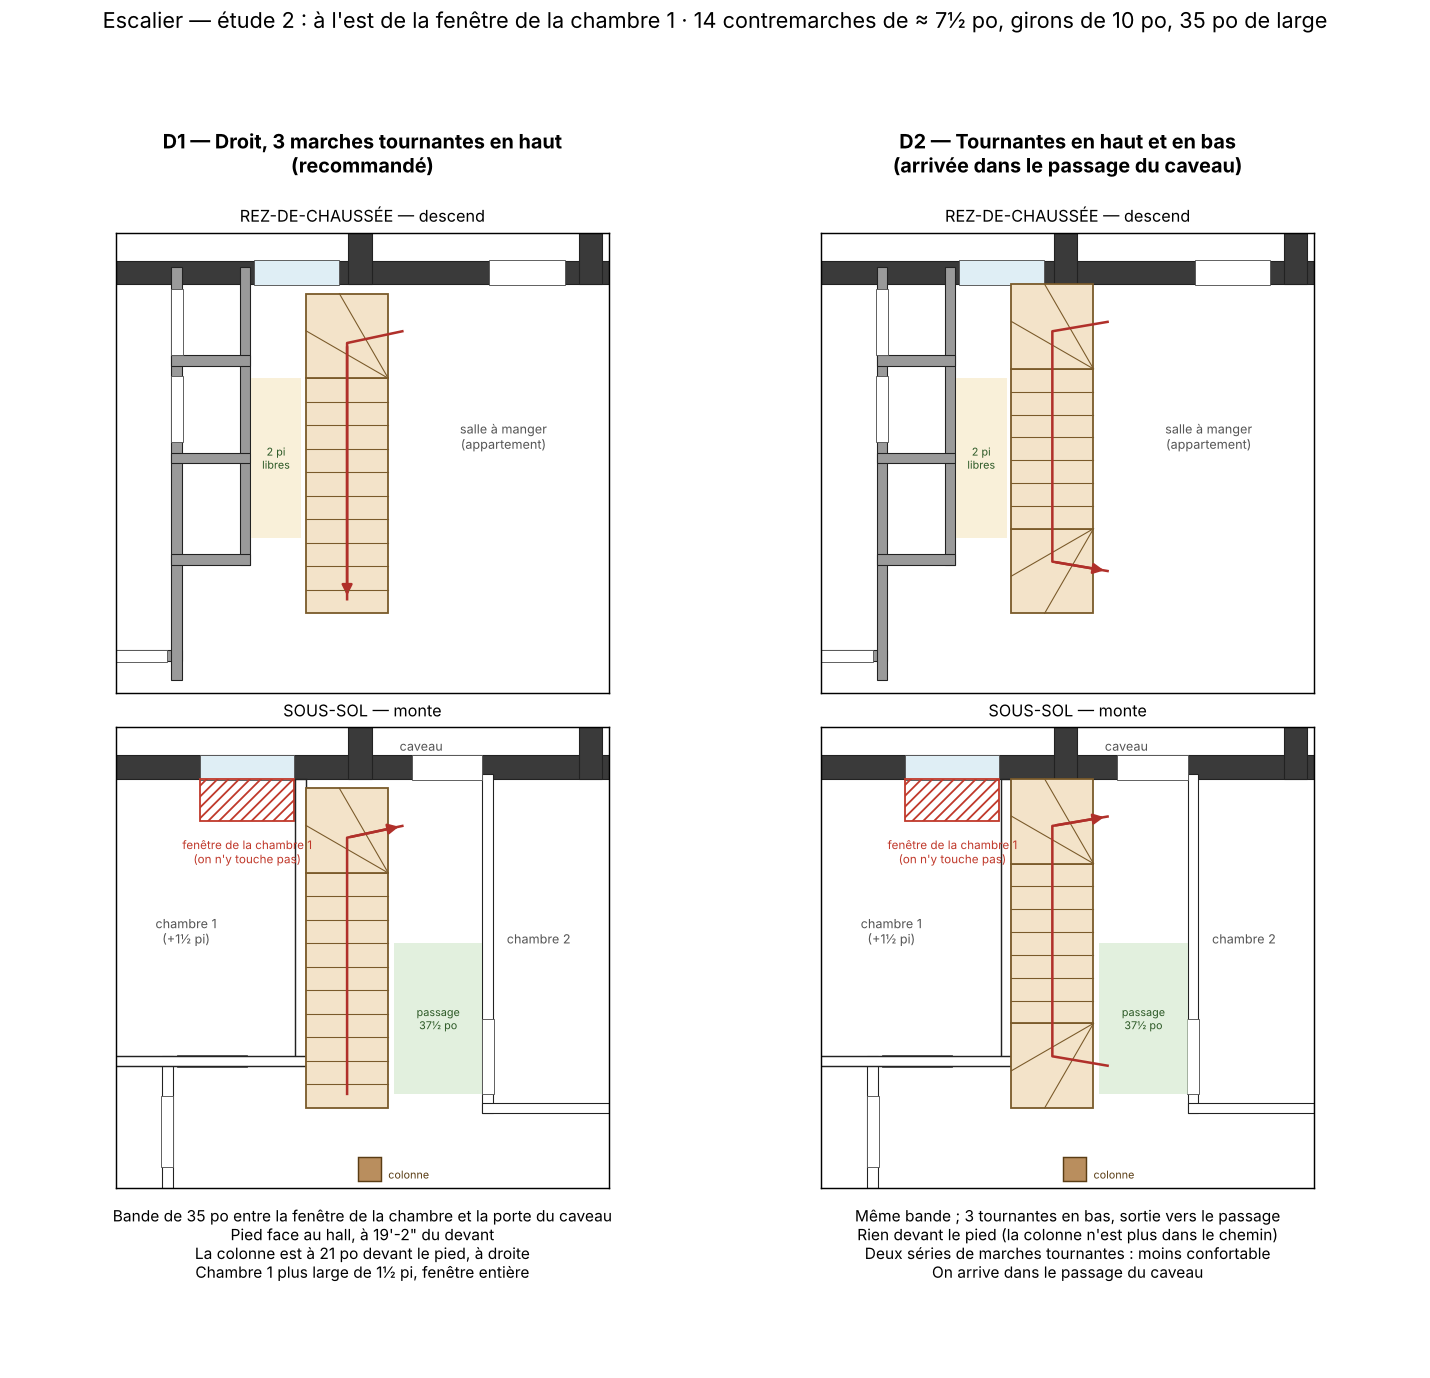

Here is the Python script that generated this plot:
import json, math
import matplotlib
matplotlib.use("Agg")
import matplotlib.pyplot as plt
from matplotlib.patches import Polygon as Poly, FancyArrowPatch, Rectangle
from shapely.geometry import LineString, box
M = json.load(open("../SS-07_vestiaire_coin_frigo/donnees/maison.json"))
NIV = {n["id"]: n for n in M["niveaux"]}
Z = (120, 196, 330, 392)

def murs(ax, niv, sauf=()):
    for m in niv["murs"]:
        if m["id"] in sauf or m.get("materiau") == "lattes":
            continue
        t = (m.get("epaisseur") or {}).get("valeur") or 4.5
        g = LineString([(m["x1"], m["y1"]), (m["x2"], m["y2"])]).buffer(t / 2, cap_style=3).intersection(box(*Z))
        if g.is_empty:
            continue
        for p in (g.geoms if hasattr(g, "geoms") else [g]):
            if p.geom_type != "Polygon":
                continue
            c = "#3a3a3a" if m["type"] in ("ext", "fondation") else ("#9a9a9a" if m.get("etat") != "nouveau" else "#ffffff")
            ax.add_patch(Poly(list(p.exterior.coords), closed=True, fc=c, ec="#222", lw=0.6))
    for o in niv["ouvertures"]:
        m = next(mm for mm in niv["murs"] if mm["id"] == o["mur_id"])
        L = math.hypot(m["x2"] - m["x1"], m["y2"] - m["y1"]); ux, uy = (m["x2"] - m["x1"]) / L, (m["y2"] - m["y1"]) / L
        c, w = o["position"]["valeur"], o["largeur"]["valeur"]
        a = (m["x1"] + ux * (c - w / 2), m["y1"] + uy * (c - w / 2)); b = (m["x1"] + ux * (c + w / 2), m["y1"] + uy * (c + w / 2))
        if not (Z[0] < (a[0] + b[0]) / 2 < Z[2] and Z[1] < (a[1] + b[1]) / 2 < Z[3]):
            continue
        t = (m.get("epaisseur") or {}).get("valeur") or 4.5
        g = LineString([a, b]).buffer(t / 2 + 0.3, cap_style=2)
        ax.add_patch(Poly(list(g.exterior.coords), closed=True, fc="#dfeef5" if o["type"] == "fenetre" else "white", ec="#555", lw=0.5))

def volee(ax, x0, y0, x1, y1, n, sens, coul="#f3e3c9"):
    ax.add_patch(Rectangle((x0, y0), x1 - x0, y1 - y0, fc=coul, ec="#7a5a2a", lw=1))
    for i in range(1, n):
        if sens in "+y-y":
            y = y0 + (y1 - y0) * i / n; ax.plot([x0, x1], [y, y], color="#7a5a2a", lw=0.6)
        else:
            x = x0 + (x1 - x0) * i / n; ax.plot([x, x], [y0, y1], color="#7a5a2a", lw=0.6)

def fleche(ax, pts, txt=None):
    xs, ys = zip(*pts)
    ax.plot(xs[:-1] + (xs[-1],), ys, color="#b0302a", lw=1.4)
    ax.add_patch(FancyArrowPatch(pts[-2], pts[-1], arrowstyle="-|>", mutation_scale=12, color="#b0302a", lw=1.4))

def palier(ax, x0, y0, x1, y1, txt="palier"):
    ax.add_patch(Rectangle((x0, y0), x1 - x0, y1 - y0, fc="#e6d2ad", ec="#7a5a2a", lw=1))
    ax.text((x0 + x1) / 2, (y0 + y1) / 2, txt, ha="center", va="center", fontsize=6.5, color="#5a3d14")

def tournantes(ax, x0, y0, x1, y1, px, py, nb=3):
    ax.add_patch(Rectangle((x0, y0), x1 - x0, y1 - y0, fc="#f3e3c9", ec="#7a5a2a", lw=1))
    xf, yf = (x0 if abs(px - x1) < .1 else x1), (y0 if abs(py - y1) < .1 else y1)
    hx, vy = math.copysign(1, xf - px), math.copysign(1, yf - py)
    for j in range(1, nb):
        f = math.radians(90 * j / nb); dx, dy = math.cos(f) * hx, math.sin(f) * vy
        t = min(abs((xf - px) / dx), abs((yf - py) / dy)); ax.plot([px, px + dx * t], [py, py + dy * t], color="#7a5a2a", lw=0.6)

def zone(ax, x0, y0, x1, y1, txt, c="#cfe6c9"):
    ax.add_patch(Rectangle((x0, y0), x1 - x0, y1 - y0, fc=c, ec="none", alpha=.6))
    ax.text((x0 + x1) / 2, (y0 + y1) / 2, txt, ha="center", va="center", fontsize=6, color="#2d5a27")

from matplotlib.patches import Rectangle as R_
OPTS = {"D1": "D1 — Droit, 3 marches tournantes en haut\n(recommandé)", "D2": "D2 — Tournantes en haut et en bas\n(arrivée dans le passage du caveau)"}
fig, axs = plt.subplots(2, 2, figsize=(11, 10.6))
for col, k in enumerate(("D1", "D2")):
    for row, nid in enumerate(("RDC", "SS")):
        ax = axs[row][col]; niv = NIV[nid]
        ax.set_xlim(Z[0], Z[2]); ax.set_ylim(Z[1], Z[3]); ax.set_aspect("equal"); ax.set_xticks([]); ax.set_yticks([])
        murs(ax, niv, ("mur-SS-P16", "mur-SS-P17", "mur-RDC-P01", "mur-SS-P05"))
        haut = nid == "RDC"
        if not haut:
            ax.add_patch(R_((156, 352), 40, 18, fc="none", ec="#c0392b", hatch="////", lw=1))
            ax.text(176, 345, "fenêtre de la chambre 1\n(on n'y touche pas)", ha="center", va="top", fontsize=6.5, color="#c0392b")
            ax.add_patch(R_((196.5, 250), 4.5, 120, fc="white", ec="#222", lw=.8))       # nouveau mur de la chambre 1
            ax.add_patch(R_((10, 247.75), 191, 4.5, fc="white", ec="#222", lw=.8))
            ax.text(150, 300, "chambre 1\n(+1½ pi)", fontsize=7, color="#555", ha="center")
            ax.text(300, 300, "chambre 2", fontsize=7, color="#555", ha="center"); ax.text(250, 382, "caveau", ha="center", fontsize=7, color="#555")
            ax.add_patch(R_((223, 199), 10, 10, fc="#b98e5e", ec="#5a3d14", lw=.8)); ax.text(236, 200, "colonne", fontsize=6, color="#5a3d14")
            zone(ax, 238.5, 236, 276, 300, "passage\n37½ po")
        else:
            ax.text(285, 300, "salle à manger\n(appartement)", fontsize=7, color="#555", ha="center")
            zone(ax, 177.5, 262, 199, 330, "2 pi\nlibres", c="#f6e7c1")
        if k == "D1":
            volee(ax, 201, 230, 236, 330, 10, "+y"); tournantes(ax, 201, 330, 236, 366, 236, 330)
            pts = [(218.5, 236), (218.5, 345), (242, 350)]
        else:
            tournantes(ax, 201, 230, 236, 266, 236, 266); volee(ax, 201, 266, 236, 334, 7, "+y"); tournantes(ax, 201, 334, 236, 370, 236, 334)
            pts = [(242, 248), (218.5, 252), (218.5, 350), (242, 354)]
        fleche(ax, pts if not haut else pts[::-1])
        ax.set_title(("REZ-DE-CHAUSSÉE — descend" if haut else "SOUS-SOL — monte"), fontsize=9)
    axs[0][col].text(0.5, 1.12, OPTS[k], transform=axs[0][col].transAxes, ha="center", va="bottom", fontsize=11, fontweight="bold")
INFOS = {"D1": "Bande de 35 po entre la fenêtre de la chambre et la porte du caveau\nPied face au hall, à 19'-2\" du devant\nLa colonne est à 21 po devant le pied, à droite\nChambre 1 plus large de 1½ pi, fenêtre entière",
         "D2": "Même bande ; 3 tournantes en bas, sortie vers le passage\nRien devant le pied (la colonne n'est plus dans le chemin)\nDeux séries de marches tournantes : moins confortable\nOn arrive dans le passage du caveau"}
for col, k in enumerate(("D1", "D2")):
    axs[1][col].text(0.5, -0.04, INFOS[k], transform=axs[1][col].transAxes, ha="center", va="top", fontsize=8.6)
fig.suptitle("Escalier — étude 2 : à l'est de la fenêtre de la chambre 1 · 14 contremarches de ≈ 7½ po, girons de 10 po, 35 po de large",
             fontsize=12, y=0.995)
fig.tight_layout(rect=(0, 0.06, 1, 0.95))
fig.savefig("etude_escalier_2.png", dpi=130)
print("ok")
